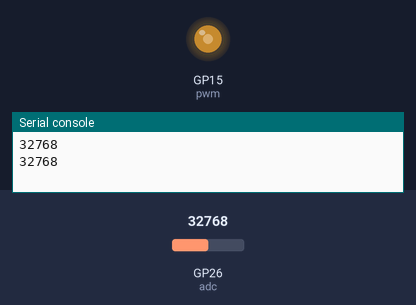
The program below on a simulated Raspberry Pi Pico running MicroPython. Shown: output pins drawn as LEDs (lit = HIGH), the last lines printed to the serial console. The test bench sets the inputs (shaded band); at power-on: GP26 (adc) = 32768 (analog values on the 0–65535 scale).

Above: at 1.2 s.
1.3 s: GP26 (adc) set to 45874
At 2.5 s:
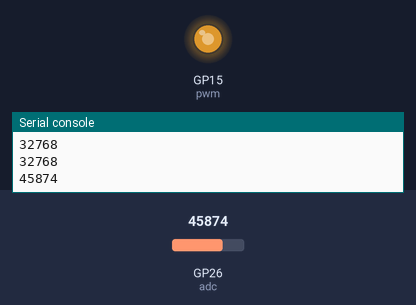
3.5 s: GP26 (adc) set to 57670
At 5.2 s:
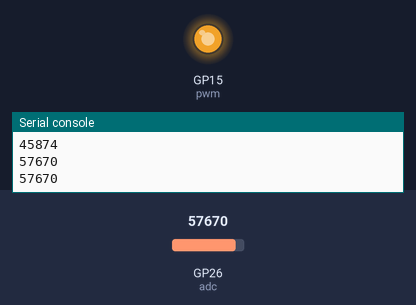
5.5 s: GP26 (adc) set to 7864
At 6.8 s:
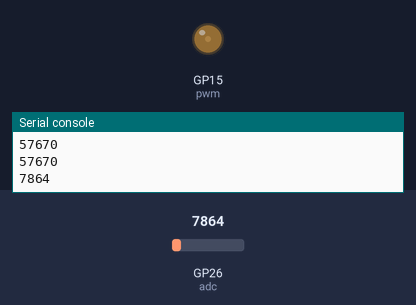
7.5 s: GP26 (adc) set to 0
At 8.3 s:
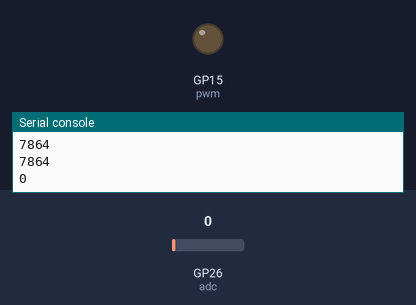
Timing chart, 0 to 10.5 s (numbered marks = the images above; inputs shaded):
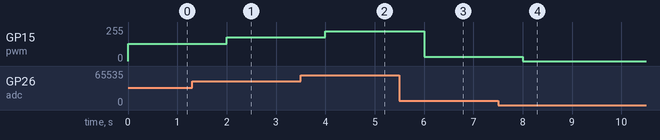

Measured:
- after the input at 1.3 s, GP15 (pwm): 128/255 → 178/255 after 0.70 s
- after the input at 3.5 s, GP15 (pwm): 178/255 → 224/255 after 0.50 s
- after the input at 5.5 s, GP15 (pwm): 224/255 → 31/255 after 0.50 s
- after the input at 7.5 s, GP15 (pwm): 31/255 → 0/255 after 0.50 s

The program:

4__Analog_Programming_Potentiometer_.py
```python
# This code Created by Inventing Phoenix
# 1 FEB 2021
from machine import Pin, PWM, ADC # This will help you access these pins using the Pin class of the machine module
                                  # and PWM and ADC class of the machine module. ADC class will help us use analog pins
import time

pwm = PWM(Pin(15))                # Pin number 15 has been assigned to our LED and it as also initated as PWM component
adc = ADC(Pin(26))                # Pin number 26 has been assigned to our potentiometer and its initated as analog component

pwm.freq(1000)                    # tells Raspberry Pi Pico how often to switch the power between on and off for the LED.

while True:                       # runs the loop forever
	duty = adc.read_u16()         # analog values read by the analog pin assigned to the potentiometer will be save in duty variable
	print(duty)                   # will print the analog value on the screen
	pwm.duty_u16(duty)            # will pass one the analog value to the LED as a PWM input
	time.sleep(1)                 # delay for 1 second

#Thank you for watching the video! Please subscribe to our youtube channel and click on the bell notification
```
